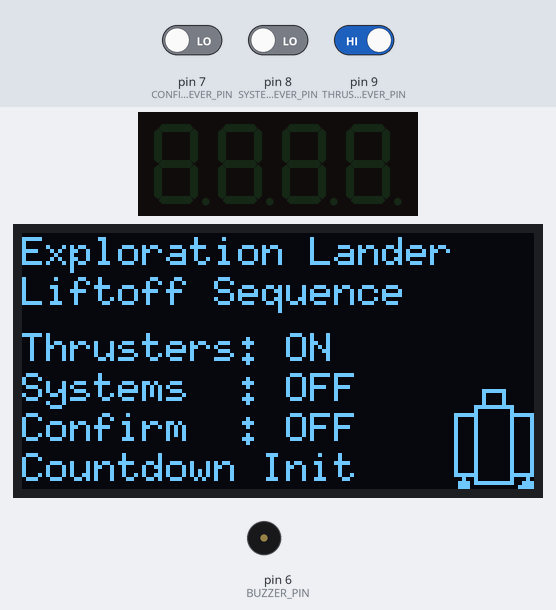
Bench run of a sketch on a simulated Arduino Uno, built with avr-gcc and run on an emulated ATmega328P. Parts: 4-digit seven-segment display, 128×64 one-colour display, buzzer (waves = sounding). Inputs (shaded band) come from the test bench; at power-on: pin 9 (THRUST_LEVER_PIN) HIGH, pin 7 (CONFIRM_LEVER_PIN) LOW, pin 8 (SYSTEMS_LEVER_PIN) LOW.

Above: at 1.2 s.
1.3 s: pin 9 (THRUST_LEVER_PIN) driven LOW
At 3.1 s:
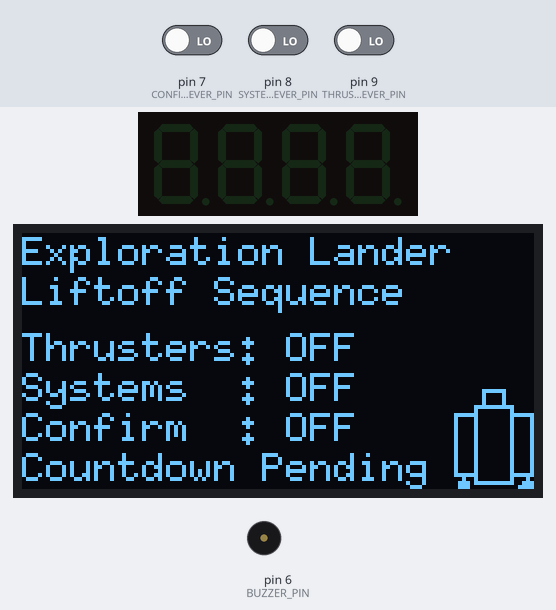
3.6 s: pin 7 (CONFIRM_LEVER_PIN) driven HIGH
At 5.4 s:
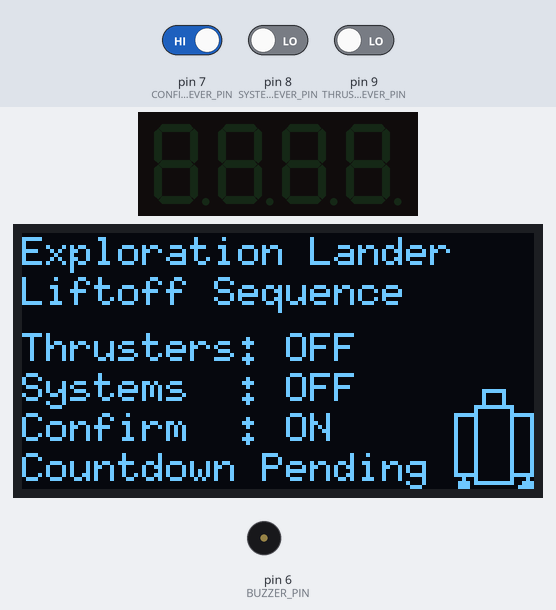
5.8 s: pin 8 (SYSTEMS_LEVER_PIN) driven HIGH
At 7.1 s:
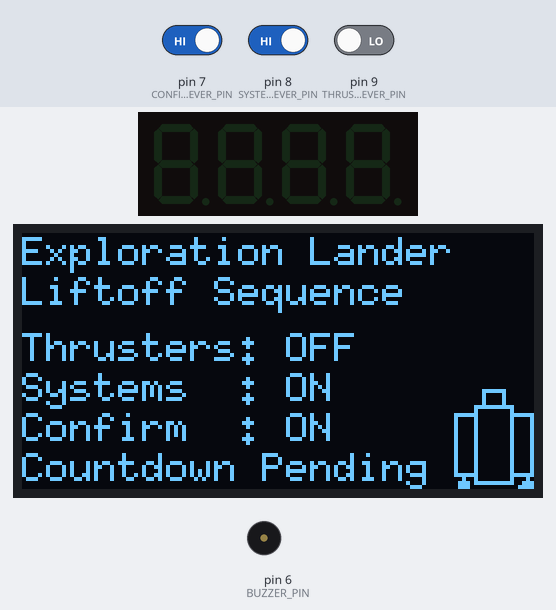
7.9 s: pin 9 (THRUST_LEVER_PIN) driven HIGH
At 10.7 s:
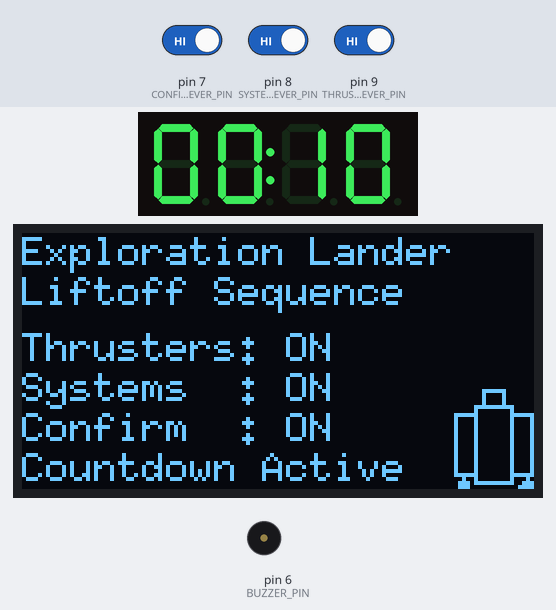
10.9 s: pin 7 (CONFIRM_LEVER_PIN) driven LOW
At 13.6 s:
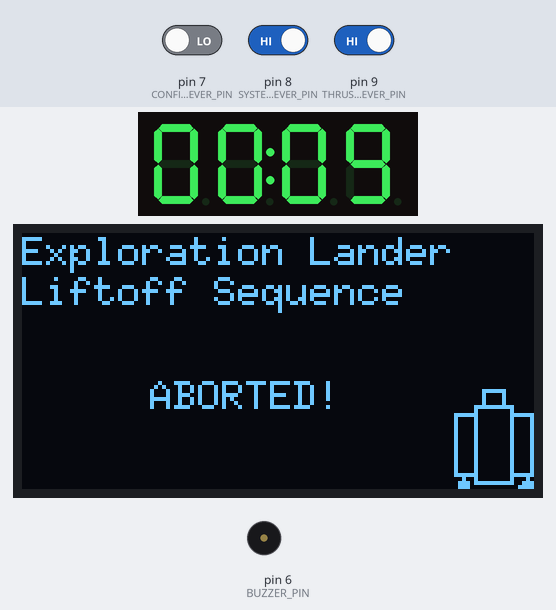
Timing chart, 0 to 14.9 s (numbered marks = the images above; inputs shaded):
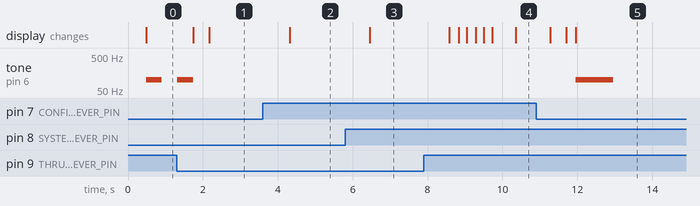

The sketch:

day24_display_buzzer_clock_switch.ino
```cpp
/*
 * 30 Days - Lost in Space
 * Day 24 - Back To Orbit
 *
 * Explorer, the day has arrived!  Let's get that lander up into space again.
 * We will initialize our systems by setting our Thruster, Systems and Confirmation
 * switches to "off" and then enable our countdown by turning each of them on in
 * turn.
 *
 * Once everything has been turned on the countdown will begin (so be sure you're
 * all buckled in tight!).  If you see anything abnormal during the countdown you
 * can abort the liftoff by turning off any of the switches.  Simply turn them all
 * off again to re-initialize the sequence.
 *
 * Once the countdown reaches zero the ship will liftoff, placing the lander into
 * a random orbit.  Once the engines fire, the liftoff CANNOT be aborted!
 *
 * Let's get you back into space, Explorer, and next week we'll work to get your
 * fragile lander back to your mother ship!
 *
 * Learn more at https://learn.inventr.io/adventure
 *
 * Alex Eschenauer
 * David Schmidt
 * Greg Lyzenga
 */

/*
 * Arduino concepts introduced/documented in this lesson.
 * - enum
 * - ternary operation
 *
 * Parts and electronics concepts introduced in this lesson.
 * -
 */

// Explicitly include Arduino.h
#include "Arduino.h"

// Include file for 4 digit - 7 segment display library
#include <TM1637Display.h>

// Extensive documentation for this library can be found at https://github.com/olikraus/u8g2
#include <U8g2lib.h>  // Include file for the U8g2 library.
#include "Wire.h"     // Sometimes required for I2C communications.

// Define macros to convert milliseonds to minutes or seconds, rounded UP to next second.
#define numberOfMinutes(_milliseconds_) (((_milliseconds_ + 999) / 1000) / 60)
#define numberOfSeconds(_milliseconds_) (((_milliseconds_ + 999) / 1000) % 60)

// Pin connections for our 4 digit counter
const byte COUNTER_DISPLAY_DIO_PIN = 4;
const byte COUNTER_DISPLAY_CLK_PIN = 5;
// Construct counter_display handle.
TM1637Display counter_display(COUNTER_DISPLAY_CLK_PIN, COUNTER_DISPLAY_DIO_PIN);

// Define pins for our DIP switches
const byte THRUST_LEVER_PIN = 9;
const byte SYSTEMS_LEVER_PIN = 8;
const byte CONFIRM_LEVER_PIN = 7;

// Define pin for buzzer
const byte BUZZER_PIN = 6;

// Use _2_ version of constructor and firstPage()/nextPage() for OLED
// graphics to save memory.
U8G2_SH1106_128X64_NONAME_2_HW_I2C lander_display(U8G2_R0, /* reset=*/U8X8_PIN_NONE);

// Define size of our lander graphic so it can be accurately placed on display
const byte LANDER_HEIGHT = 25;  // height of our lander image, in bits
const byte LANDER_WIDTH = 20;   // width of our lander image, in bits

// Define 7 Segment display values to spell out "dOnE"
const uint8_t DONE[] = {
  SEG_B | SEG_C | SEG_D | SEG_E | SEG_G,          // d
  SEG_A | SEG_B | SEG_C | SEG_D | SEG_E | SEG_F,  // O
  SEG_C | SEG_E | SEG_G,                          // n
  SEG_A | SEG_D | SEG_E | SEG_F | SEG_G           // E
};

// Define amount of time (in milliseconds) to count down.  To ensure
// that the calculation is done as an unsigned long we append "UL" to
// the values below.  Without this the calculation is done in 16 bit
// arithmetic which causes the value to wrap and be incorrect.
const unsigned long COUNTDOWN_MILLISECONDS = 10UL * 1000UL;

/*
 * The Arduino C++ provides the "enum" command to define multiple, related
 * values where distinguishing between the different values is important, but
 * the actual values aren't.
 *
 * Each name is given it's own value (starting with 0) which can be seen by
 * hovering your mouse over each name below.
 *
 * Enums provide a number of benefits over manually defining a set of constants:
 * 1) An enum groups related constants in a way that clearly defines that they
 *    are variants of a single concept (in this case, the state of our liftoff
 *    sequence).
 * 2) An enum gives an exhaustive list off all valid states and no other values
 *    are valid.
 * 3) An enum creates a new type, and a variable containing an enum value can
 *    ONLY be assigned values defined in the enum.
 */
enum LIFTOFF_STATE {
  INIT,       // Waiting for all switches to be "OFF"
  PENDING,    // Waiting for all switchs to be turned "ON"
  COUNTDOWN,  // Counting down to liftoff
  LIFTOFF,    // Ship is lifting off
  ABORT       // Countdown aborted
};

// *********************************************
void setup() {
  Serial.begin(9600);

  // Configure counter display
  counter_display.setBrightness(7);  // Set maximum brightness (value is 0-7)
  counter_display.clear();           // Clear the display

  // Configure OLED display
  lander_display.begin();                     // Initialize OLED display
  lander_display.setFont(u8g2_font_6x10_tr);  // Set text font
  lander_display.setFontRefHeightText();      // Define how max text height is calculated
  lander_display.setFontPosTop();             // Y coordinate for text is at top of tallest character

  // Configure DIP switch pins
  pinMode(THRUST_LEVER_PIN, INPUT);   // Thrust lever pin
  pinMode(SYSTEMS_LEVER_PIN, INPUT);  // Sysstems lever pin
  pinMode(CONFIRM_LEVER_PIN, INPUT);  // Confirmation lever pin

  lander_display.clearDisplay();  // Clear OLED display
}

// *********************************************
// *              LOOP()                       *
// *********************************************

// To keep beeping and animations steady we will attempt to have each loop
// take the same amount of time.  Occasionally loops may take longer, but
// this constant defines the minimum time each loop will take to run.
const unsigned long MIN_LOOP_TIME = 200;  // minimum 200 ms time per loop

void loop() {
  // Initialize static variables first time through loop().  Any values set
  // during execution will be retained between loop() executions.
  static unsigned long timeRemaining = COUNTDOWN_MILLISECONDS;  // Time remaining before liftoff
  static unsigned long countdown_start_time;                    // millis() value when countdown begins
  static enum LIFTOFF_STATE liftoff_state = INIT;               // Begin sequence in INIT state

  // Here we define a value that is toggled between true/false ever time through the loop
  // This can be used to create a beeping tone or could be used to blink text.
  static bool loop_toggle = true;  // if our loop_toggle is true this time through the loop

  unsigned long loop_start_time = millis();  // save time that this loop begins

  // Read current values of all of our switches as booleans ("on" is true, "off" is false)
  bool thrust_lever = digitalRead(THRUST_LEVER_PIN);
  bool systems_lever = digitalRead(SYSTEMS_LEVER_PIN);
  bool confirm_lever = digitalRead(CONFIRM_LEVER_PIN);

  // Update OLED display with the current status of our liftoff sequence.
  updateLanderDisplay(liftoff_state, thrust_lever, systems_lever, confirm_lever);

  /*
   * This is the primary decision part of our loop.  It makes decisions based on the
   * current state of our liftoff sequence, switching states as different events are
   * detected.
   *
   * NOTE: Normally this section of code would done in a switch/case construct.  However
   *       a bug in the compiler caused certain cases to NEVER execute.  Because of this
   *       bug (hopefully fixed soon) we use the less clear if/else if/else format.
   *
   * A switch/case version would look like:
   * switch(liftoff_state) {
   *   case INIT:
   *     // code for INIT state
   *     break;
   *   [...]
   *   case ABORT:
   *     // code for ABORT state
   *     break;
   * }
   */

  if (liftoff_state == INIT) {  // INIT state
    // INIT state requires that all switches start out as "off".

    // If all three switches are OFF (false) we can turn off the beeping
    // and change state to PENDING.
    if (!thrust_lever && !systems_lever && !confirm_lever) {
      noTone(BUZZER_PIN);
      liftoff_state = PENDING;
    } else {  // not all switches are "off"
      // Play low, "beeping" tone to indicate switches aren't all "off"
      if (loop_toggle) {        // if our loop_toggle is true this time through the loop
        tone(BUZZER_PIN, 100);  // play short tone entire loop
      } else {
        noTone(BUZZER_PIN);  // turn off tone this time through the loop
      }
    }
    // end of INIT state
  } else if (liftoff_state == PENDING) {
    // Now wait for all switches to be turned ON to initiate countdown.
    if (thrust_lever && systems_lever && confirm_lever) {
      // blink the countdown on our timer before beginning the countdown
      for (int i = 0; i < 3; i++) {
        counter_display.clear();
        delay(MIN_LOOP_TIME);
        displayCounter(COUNTDOWN_MILLISECONDS);
        delay(MIN_LOOP_TIME);
      }
      countdown_start_time = millis();  // Save current millis() when countdown begins
      liftoff_state = COUNTDOWN;
    }
    // end of PENDING state
  } else if (liftoff_state == COUNTDOWN) {
    // Update our remaining time by subtracting the countdown start time from current
    // execution time (in milliseconds).  If this value is greater than our countdown
    // time then our countdown is complete and we set time remaining to 0 to prevent
    // the time remaining from going negative.
    unsigned long elapsed_time = millis() - countdown_start_time;
    if (elapsed_time > COUNTDOWN_MILLISECONDS) {  // Countdown complete!
      timeRemaining = 0;                          // No time remaining
      liftoff_state = LIFTOFF;                    // initiate liftoff state
    } else {
      timeRemaining = COUNTDOWN_MILLISECONDS - elapsed_time;  // decrease time remaining
    }

    // if any switch is turned off during countdown then we abort takeoff.
    if (!thrust_lever || !systems_lever || !confirm_lever) {
      liftoff_state = ABORT;
    }
    displayCounter(timeRemaining);  // Display countdown time in minutes:seconds on counter display
    // end of COUNTDOWN state
  } else if (liftoff_state == LIFTOFF) {  // Liftoff!
    counter_display.setSegments(DONE);    // Display "dOnE" on our counter

    // Play TADA! tones followed by sound of our thrusters firing
    tone(BUZZER_PIN, 300);
    delay(200);
    tone(BUZZER_PIN, 500);
    delay(400);
    tone(BUZZER_PIN, 38, 5000);  // Play engines for first 5 seconds

    // Animate final display forever.  This while loop runs until HERO is reset or
    // new code is uploaded.  During liftoff the ship graphic moves up the right
    // side of the display, so we need to update the OLED display repeately.
    while (true) {
      updateLanderDisplay(liftoff_state, true, true, true);
    }
    // THIS LINE IS NEVER REACHED
    // end of LIFTOFF state
  } else if (liftoff_state == ABORT) {
    // If countdown was aborted we play an alert tone and delay before
    // moving state back to our original INIT state.
    tone(BUZZER_PIN, 100, 1000);
    delay(5000);           // show display for 5 seconds
    liftoff_state = INIT;  // set state back to INIT (waiting switches to be all OFF)
  }

  // If loop has taken LESS than our minimum loop time then delay the remaining
  // time to keep loops at least that long.
  unsigned long loop_time = millis() - loop_start_time;
  if (loop_time < MIN_LOOP_TIME) {
    delay(MIN_LOOP_TIME - loop_time);  // delay remaining time
  }

  // Toggle our loop toggle between true/false each time through main loop.
  loop_toggle = !loop_toggle;
}

// *********************************************
// *          Update OLED display              *
// *********************************************
const byte MAX_LANDER_SPEED = 5;

void updateLanderDisplay(enum LIFTOFF_STATE liftoff_state,
                         bool thruster_lever,
                         bool systems_lever,
                         bool confirm_lever) {
  static int lander_height = lander_display.getDisplayHeight() - LANDER_HEIGHT;
  static byte current_lander_speed = 1;

  // Use the firstPage()/nextPage() commands to update our display using smaller
  // data buffer.  Only a portion of the display is updated each time through
  // this loop.  The SAME display should be drawn each time through this "do" loop.
  lander_display.firstPage();
  do {
    lander_display.setFontPosTop();
    byte y_offset = drawString(0, 0, "Exploration Lander");
    y_offset = drawString(0, y_offset, "Liftoff Sequence");

    if (liftoff_state == LIFTOFF) {
      const char LIFTOFF_TEXT[] = "Liftoff!";
      // Display liftoff in center of available space
      byte y_center = y_offset + ((lander_display.getDisplayHeight() - y_offset) / 2);
      // Serial.println(y_center);
      lander_display.setFontPosCenter();  // display text vertically centered
      static byte text_width = lander_display.getStrWidth(LIFTOFF_TEXT);
      static byte x_left = ((lander_display.getDisplayWidth() - LANDER_WIDTH) / 2) - (text_width / 2);
      lander_display.drawStr(x_left, y_center, LIFTOFF_TEXT);
    } else if (liftoff_state == ABORT) {
      const char ABORT_TEXT[] = "ABORTED!";
      // Display liftoff in center of available space
      byte y_center = y_offset + ((lander_display.getDisplayHeight() - y_offset) / 2);
      lander_display.setFontPosCenter();  // display text vertically centered
      static byte text_width = lander_display.getStrWidth(ABORT_TEXT);
      static byte x_left = ((lander_display.getDisplayWidth() - LANDER_WIDTH) / 2) - (text_width / 2);
      lander_display.drawStr(x_left, y_center, ABORT_TEXT);
    } else {
      // Set y_offset to point four lines above bottom of display
      y_offset = lander_display.getDisplayHeight() - (4 * lander_display.getMaxCharHeight());
      // Display last four lines
      y_offset = drawString(0, y_offset,
                            (String("Thrusters: ") + String(thruster_lever ? "ON" : "OFF")).c_str());
      y_offset = drawString(0, y_offset,
                            (String("Systems  : ") + String(systems_lever ? "ON" : "OFF")).c_str());
      y_offset = drawString(0, y_offset,
                            (String("Confirm  : ") + String(confirm_lever ? "ON" : "OFF")).c_str());

      // Set y_offset to display text at bottom of display.
      y_offset = lander_display.getDisplayHeight() - lander_display.getMaxCharHeight();
      drawString(0, y_offset, (String("Countdown ") + liftoffStateToString(liftoff_state)).c_str());
    }
    // Draw a picture of our lander on right side of display.  During the liftoff this
    // will be animated by changing the lander_height variable OUTSIDE the "do" loop.
    displayLander(lander_display.getDisplayWidth() - LANDER_WIDTH,
                  lander_height);
  } while (lander_display.nextPage());

  // Set height of lander image on screen to animate liftoff image, increasing speed
  // to MAX during liftoff.  This value is only changed OUTSIDE the firstPage()/nextPage()
  // loop and sets the new height for the lander to be drawn the NEXT time the OLED
  // display is updated.
  if (liftoff_state == LIFTOFF) {
    // Move our lander graphic up on the display based on our current speed
    lander_height -= current_lander_speed;
    // If the graphic has moved entirely off the top of the display we reset
    // the height to make it re-appear at the bottom.
    if (lander_height < -LANDER_HEIGHT) {
      lander_height = lander_display.getDisplayHeight();  // start again at bottom of screen
    }
    // To accellerate, increase the movement speed until we reach our maximum speed
    if (current_lander_speed < MAX_LANDER_SPEED) {
      current_lander_speed += 1;
    }
  }
}

// "helper" function that returns a different string for each enum state.
String liftoffStateToString(enum LIFTOFF_STATE liftoff_state) {
  switch (liftoff_state) {
    case INIT:
      return ("Init");
      break;
    case PENDING:
      return ("Pending");
      break;
    case COUNTDOWN:
      return ("Active");
      break;
    case LIFTOFF:
      return ("Complete");
      break;
    case ABORT:
      return ("ABORT");
      break;
  }
}

// Display milliseconds on our counter as minutes:seconds (MM:SS)
void displayCounter(unsigned long milliseconds) {
  // To display the countdown in mm:ss format, separate the parts
  byte minutes = numberOfMinutes(milliseconds);
  byte seconds = numberOfSeconds(milliseconds);

  // Display the minutes in the first two places, with colon
  counter_display.showNumberDecEx(minutes, 0b01000000, true, 2, 0);
  // This displays the seconds in the last two places
  counter_display.showNumberDecEx(seconds, 0, true, 2, 2);
}

// Draw a line of text on our OLED display at x, y, returning new y
// value that is immediately below the new line of text.
byte drawString(byte x, byte y, char *string) {
  lander_display.drawStr(x, y, string);
  return (y + lander_display.getMaxCharHeight());  // return new y_offset on display
}

// Draw an image of our lander drawn with frames and triangles
// at location x_location, y_location (relative to the upper left corner).
void displayLander(byte x_location, int y_location) {
  lander_display.drawFrame(x_location + 7, y_location, 6, 5);        // ship top
  lander_display.drawFrame(x_location + 5, y_location + 4, 10, 20);  // ship center
  lander_display.drawFrame(x_location, y_location + 6, 6, 16);       // left pod
  lander_display.drawFrame(x_location + 14, y_location + 6, 6, 16);  // right pod
  lander_display.drawTriangle(x_location + 2, y_location + 21,
                              x_location, y_location + 25,
                              x_location + 4, y_location + 25);  // left nozzle
  lander_display.drawTriangle(x_location + 18, y_location + 21,
                              x_location + 15, y_location + 25,
                              x_location + 20, y_location + 25);  // right nozzle
}
```

Measured:
- after the input at 1.3 s, tone on pin 6 (BUZZER_PIN): goes on until 1.7 s, then stays silent; the display: first changes after 0.44 s (image 1 shows a later state)
- after the input at 3.6 s, the display: changes after 0.72 s (image 2)
- after the input at 5.8 s, the display: changes after 0.65 s (image 3)
- after the input at 7.9 s, the display: first changes after 0.68 s (image 4 shows a later state)
- after the input at 10.9 s, tone on pin 6 (BUZZER_PIN): silent → 100 Hz after 1.1 s, → silent 1.0 s later; the display: first differs from a run without the input after 0.80 s (image 5 shows a later state)
